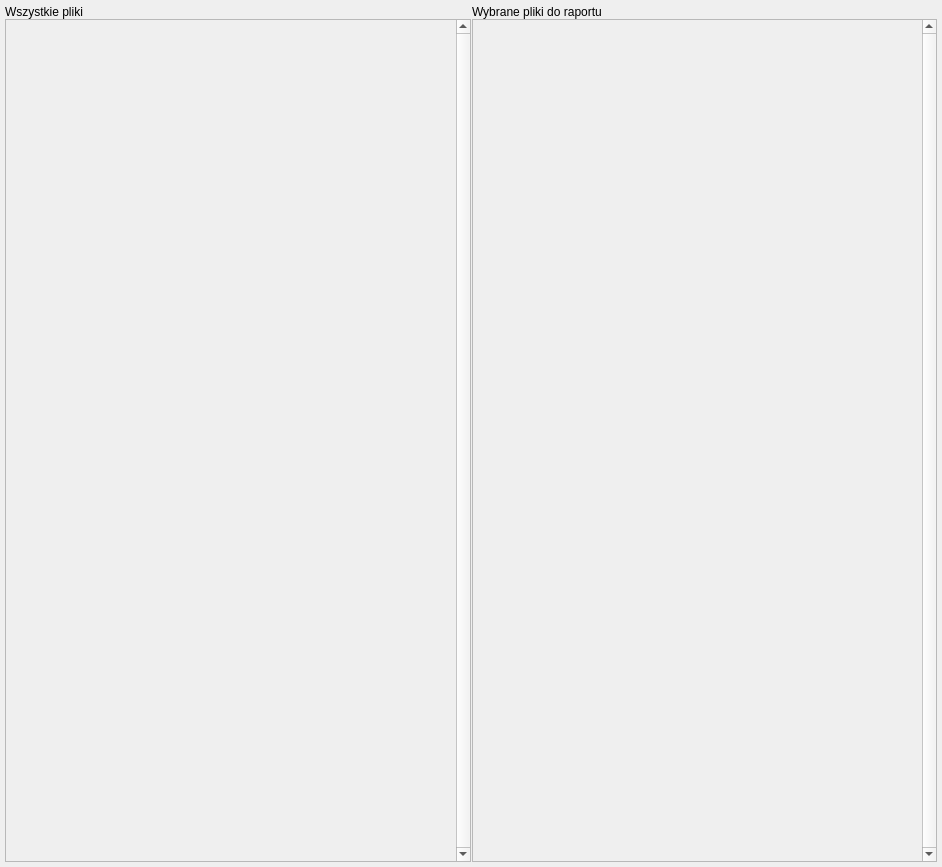
<?xml version="1.0" encoding="UTF-8"?>
<ui version="4.0">
 <class>ZdjeciaRaport</class>
 <widget class="QFrame" name="ZdjeciaRaport">
  <property name="geometry">
   <rect>
    <x>0</x>
    <y>0</y>
    <width>942</width>
    <height>867</height>
   </rect>
  </property>
  <property name="windowTitle">
   <string>Frame</string>
  </property>
  <layout class="QGridLayout" name="gridLayout">
   <property name="leftMargin">
    <number>5</number>
   </property>
   <property name="topMargin">
    <number>5</number>
   </property>
   <property name="rightMargin">
    <number>5</number>
   </property>
   <property name="bottomMargin">
    <number>5</number>
   </property>
   <property name="horizontalSpacing">
    <number>1</number>
   </property>
   <property name="verticalSpacing">
    <number>0</number>
   </property>
   <item row="1" column="0">
    <widget class="QScrollArea" name="scrollAreaAllFiles">
     <property name="verticalScrollBarPolicy">
      <enum>Qt::ScrollBarAlwaysOn</enum>
     </property>
     <property name="horizontalScrollBarPolicy">
      <enum>Qt::ScrollBarAlwaysOff</enum>
     </property>
     <property name="sizeAdjustPolicy">
      <enum>QAbstractScrollArea::AdjustToContents</enum>
     </property>
     <property name="widgetResizable">
      <bool>true</bool>
     </property>
     <widget class="QWidget" name="allfiles">
      <property name="geometry">
       <rect>
        <x>0</x>
        <y>0</y>
        <width>450</width>
        <height>838</height>
       </rect>
      </property>
      <layout class="QVBoxLayout" name="verticalLayout_all">
       <property name="spacing">
        <number>3</number>
       </property>
       <property name="sizeConstraint">
        <enum>QLayout::SetMaximumSize</enum>
       </property>
       <property name="leftMargin">
        <number>5</number>
       </property>
       <property name="topMargin">
        <number>5</number>
       </property>
       <property name="rightMargin">
        <number>5</number>
       </property>
       <property name="bottomMargin">
        <number>5</number>
       </property>
      </layout>
     </widget>
    </widget>
   </item>
   <item row="0" column="0">
    <widget class="QLabel" name="label">
     <property name="text">
      <string>Wszystkie pliki</string>
     </property>
    </widget>
   </item>
   <item row="0" column="1">
    <widget class="QLabel" name="label_2">
     <property name="text">
      <string>Wybrane pliki do raportu</string>
     </property>
    </widget>
   </item>
   <item row="1" column="1">
    <widget class="QScrollArea" name="scrollAreaSeelectedFiles">
     <property name="verticalScrollBarPolicy">
      <enum>Qt::ScrollBarAlwaysOn</enum>
     </property>
     <property name="horizontalScrollBarPolicy">
      <enum>Qt::ScrollBarAlwaysOff</enum>
     </property>
     <property name="widgetResizable">
      <bool>true</bool>
     </property>
     <widget class="QWidget" name="selectedfiles">
      <property name="geometry">
       <rect>
        <x>0</x>
        <y>0</y>
        <width>449</width>
        <height>838</height>
       </rect>
      </property>
      <layout class="QGridLayout" name="selectedGridLayout">
       <property name="topMargin">
        <number>5</number>
       </property>
       <property name="rightMargin">
        <number>5</number>
       </property>
       <property name="bottomMargin">
        <number>5</number>
       </property>
       <property name="spacing">
        <number>3</number>
       </property>
      </layout>
     </widget>
    </widget>
   </item>
  </layout>
 </widget>
 <resources/>
 <connections/>
</ui>
